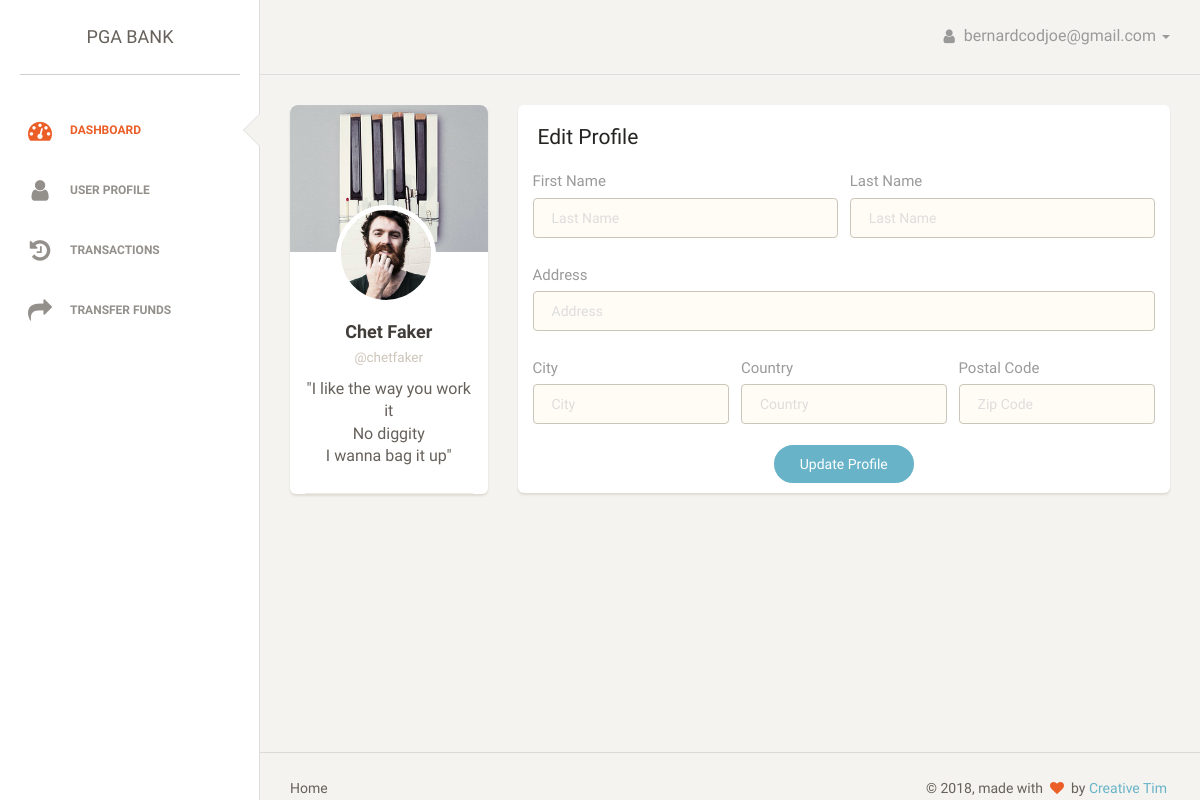
The page /customers/profile (signed in) on the database as committed earlier.
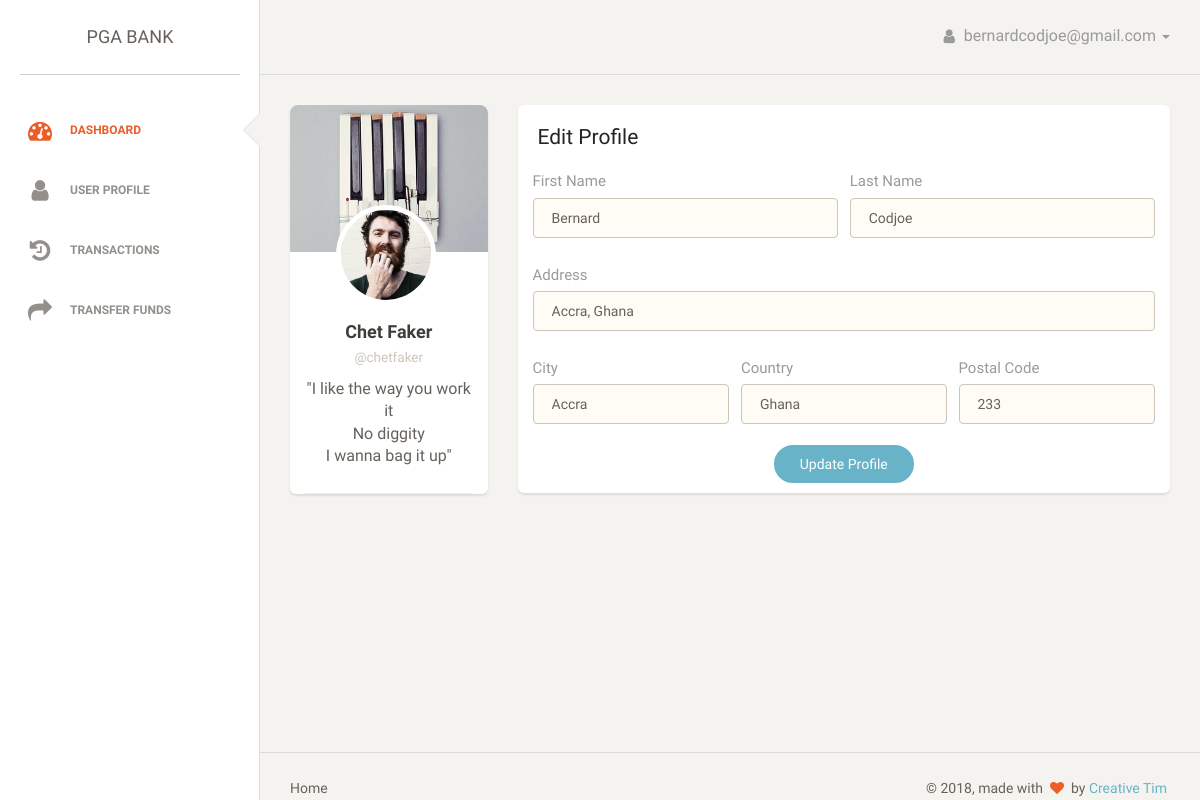
The same page on the database as committed later.
### accounts/models.py (models this page shows, shortened)
class User(AbstractBaseUser):
    email = models.EmailField(
        verbose_name='email address',
        max_length=255,
        unique=True,
    )
    active = models.BooleanField(default=True)
    staff = models.BooleanField(default=False) # a admin user; non super-user
    admin = models.BooleanField(default=False) # a superuser
    objects = UserManager()
    USERNAME_FIELD = 'email'
    REQUIRED_FIELDS = [] # Email & Password are required by default.
    @property
    def is_active(self):
        return self.active

class Profile(models.Model):
    user = models.OneToOneField(settings.AUTH_USER_MODEL, on_delete=models.deletion.CASCADE, blank=True)
    first_name = models.CharField(blank=True, max_length=30)
    last_name = models.CharField(blank=True, max_length=30)
    address = models.CharField(blank=True, max_length=30)
    city = models.CharField(blank=True, max_length=50)
    country = models.CharField(blank=True, max_length=50)
    zip_code = models.CharField(blank=True, max_length=5)

### customers/views.py (the view)
# urls.py: path('profile', views.profile, name='profile'),
@login_required(login_url='../../accounts/login/')
def profile(request):
    if request.method == 'POST':
        form = ProfileForm(request.POST, instance=request.user.profile)
        if form.is_valid():
            form.save()
            return HttpResponseRedirect(reverse_lazy('customers:profile'))
    else:
        return render(request, "customers/profile.html")

### customers/templates/customers/profile.html (shortened to what this page needs)
{% extends "customers/base.html" %}
{% load static %}
{% block content %}
<div class="row">
    <div class="col-lg-3 col-md-4">
            <div class="card card-user">
                <div class="image">
                    <img src="{% static "assets/img/background.jpg" %}" alt="..."/>
                </div>
                <div class="content">
                    <div class="author">
                        <img class="avatar border-white" src="assets/img/faces/face-2.jpg" alt="..."/>
                        <h4 class="title">Chet Faker<br />
                            <a href="#"><small>@chetfaker</small></a>
                        </h4>
                    </div>
                    <p class="description text-center">
                        "I like the way you work it <br>
                        No diggity <br>
                        I wanna bag it up"
                    </p>
                </div>
                <hr>
            </div>
    </div>
    <div class="col-lg-9 col-md-8">
        <div class="card">
            <div class="header">
                <h4 class="title">Edit Profile</h4>
            </div>
            <div class="content">
                <form method="POST">
                    <div class="row">
                        <div class="col-md-6">
                            <div class="form-group">
                                <label>First Name</label>
                                <input type="text" class="form-control border-input" name="first_name" placeholder="Last Name" value="{{request.user.profile.first_name}}" />
                            </div>
                        </div>
                        <div class="col-md-6">
                            <div class="form-group">
                                <label>Last Name</label>
                                <input type="text" class="form-control border-input" name="last_name" placeholder="Last Name" value="{{request.user.profile.last_name}}" />
                            </div>
                        </div>
                    </div>
                    <div class="row">
                        <div class="col-md-12">
                            <div class="form-group">
                                <label>Address</label>
                                <input type="text" class="form-control border-input" name="address" placeholder="Address" value="{{request.user.profile.address}}">
                            </div>
                        </div>
                    </div>
                    <div class="row">
                        <div class="col-md-4">
                            <div class="form-group">
                                <label>City</label>
                                <input type="text" class="form-control border-input" name="city" placeholder="City" value="{{request.user.profile.city}}">
                            </div>
                        </div>
                        <div class="col-md-4">
                            <div class="form-group">
                                <label>Country</label>
                                <input type="text" class="form-control border-input" name="country" placeholder="Country" value="{{request.user.profile.country}}">
                            </div>
                        </div>
                        <div class="col-md-4">
                            <div class="form-group">
                                <label>Postal Code</label>
                                <input type="text" class="form-control border-input" name="zip_code" placeholder="Zip Code" value="{{request.user.profile.zip_code}}">
                            </div>
                        </div>
                    </div>
                    <div class="text-center">
                        <button type="submit" class="btn btn-info btn-fill btn-wd">Update Profile</button>
                    </div>
                </form>
            </div>
        </div>
    </div>
</div>
{% endblock %}

### customers/templates/customers/base.html (shortened to what this page needs)
{% load static %}
<!DOCTYPE html>
<html>
<head>
    <link href="{% static "customers/assets/css/bootstrap.min.css" %}" rel="stylesheet" />
    <link href="{% static "customers/assets/css/animate.min.css" %}" rel="stylesheet"/>
    <link href="{% static "customers/assets/css/paper-dashboard.css" %}" rel="stylesheet"/>
    <link href="{% static "customers/assets/css/demo.css" %}" rel="stylesheet" />
    <link href="http://maxcdn.bootstrapcdn.com/font-awesome/latest/css/font-awesome.min.css" rel="stylesheet">
</head>
<body>
        <div class="wrapper">
                <div class="sidebar" data-background-color="white" data-active-color="danger">
                    <div class="sidebar-wrapper">
                        <div class="logo">
                            <a href="{% url 'website:home' %}" class="simple-text">
                                PGA BANK
                            </a>
                        </div>
                        <ul class="nav">
                            <li class="active">
                                <a href="{% url 'customers:dashboard' %}">
                                    <i class="fa fa-dashboard"></i>
                                    <p>Dashboard</p>
                                </a>
                            </li>
                            <li class="">
                                    <a href="{% url 'customers:profile' %}">
                                        <i class="fa fa-user"></i>
                                        <p>User Profile</p>
                                    </a>
                                </li>
                                <li>
                                    <a href="{% url 'customers:history' %}">
                                        <i class="fa fa-history"></i>
                                        <p>Transactions</p>
                                    </a>
                                </li>
                                <li>
                                    <a href="{% url 'customers:send_money' %}">
                                        <i class="fa fa-share"></i>
                                        <p>Transfer Funds</p>
                                    </a>
                                </li>
                        </ul>
                    </div>
                </div>
                <div class="main-panel">
                    <nav class="navbar navbar-default">
                        <div class="container-fluid">
                            <div class="navbar-header">
                                <a class="navbar-brand" href="#">{{title}}</a>
                            </div>
                            <div class="collapse navbar-collapse">
                                <ul class="nav navbar-nav navbar-right">
                                    <li class="dropdown">
                                          <a href="#" class="dropdown-toggle" data-toggle="dropdown">
                                                {% if request.user.is_authenticated %}
                                                <i class="fa fa-user"></i>
                                                <p>{{ request.user.email }}</p>
                                                {% endif %}
                                                <b class="caret"></b>
                                          </a>
                                    </li>
                                </ul>
                            </div>
                        </div>
                    </nav>
                    <div class="content">
                        <div class="container-fluid">
                            {% block content %}
                            {% endblock %}
                        </div>
                    </div>
                    <footer class="footer">
                        <div class="container-fluid">
                            <nav class="pull-left">
                                <ul>
                                    <li>
                                        <a href="#">
                                            Home
                                        </a>
                                    </li>
                                </ul>
                            </nav>
                            <div class="copyright pull-right">
                                &copy; <script>document.write(new Date().getFullYear())</script>, made with <i class="fa fa-heart heart"></i> by <a href="http://www.creative-tim.com">Creative Tim</a>
                            </div>
                        </div>
                    </footer>
                </div>
            </div>
</body>
</html>

Rows that differ between the two databases and show on the page:
changed User "bernardcodjoe@gmail.com": first_name (not shown) → "Bernard"; last_name (not shown) → "Codjoe"; address (not shown) → "Accra, Ghana"; city (not shown) → "Accra"; country (not shown) → "Ghana"; zip_code (not shown) → "233"
